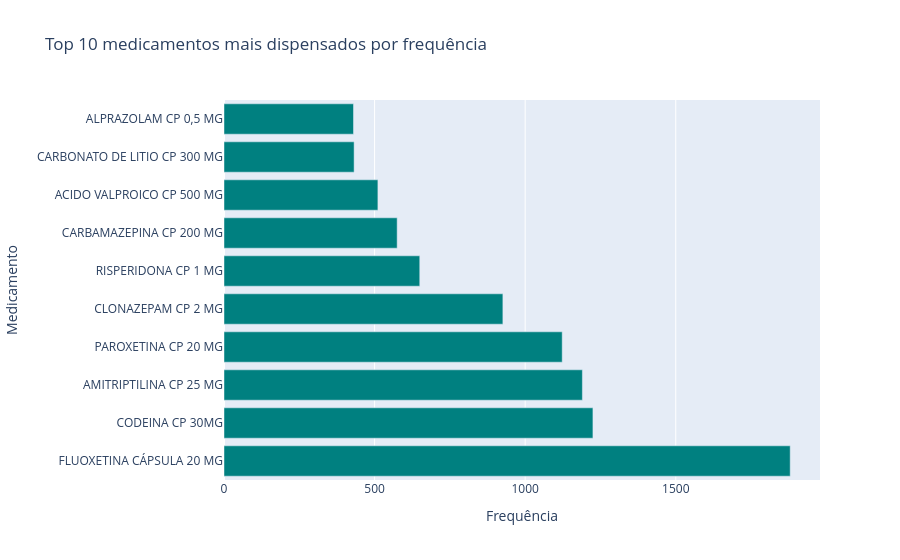

Notebook source saved alongside this figure:
### Code cell
#Gráfico de barras com os 10 medicamentos mais utilizados por frequência de dispensação
top_10_freq_df = top_10_freq.reset_index()
px.bar(top_10_freq_df, x='count', y='Medicamento', labels={'count': 'Frequência', 'Medicamento': 'Medicamento'}, title='Top 10 medicamentos mais dispensados por frequência', orientation='h', color_discrete_sequence=['teal'])

### Figure 1 — Plotly figure (JSON) as saved in the notebook; plotly's stock layout.template omitted (floating-point values rounded to 4 significant figures)
{"data": [{"hovertemplate": "Frequência=%{x}<br>Medicamento=%{y}<extra></extra>", "legendgroup": "", "marker": {"color": "teal", "pattern": {"shape": ""}}, "name": "", "orientation": "h", "showlegend": false, "textposition": "auto", "type": "bar", "x": [1880, 1225, 1190, 1123, 926, 650, 575, 511, 432, 430], "xaxis": "x", "y": ["FLUOXETINA CÁPSULA 20 MG", "CODEINA CP 30MG", "AMITRIPTILINA CP 25 MG", "PAROXETINA CP 20 MG", "CLONAZEPAM CP 2 MG", "RISPERIDONA CP 1 MG", "CARBAMAZEPINA CP 200 MG", "ACIDO VALPROICO CP 500 MG", "CARBONATO DE LITIO CP 300 MG", "ALPRAZOLAM CP 0,5 MG"], "yaxis": "y"}], "layout": {"barmode": "relative", "legend": {"tracegroupgap": 0}, "title": {"text": "Top 10 medicamentos mais dispensados por frequência"}, "xaxis": {"anchor": "y", "domain": [0, 1], "title": {"text": "Frequência"}}, "yaxis": {"anchor": "x", "domain": [0, 1], "title": {"text": "Medicamento"}}}}
